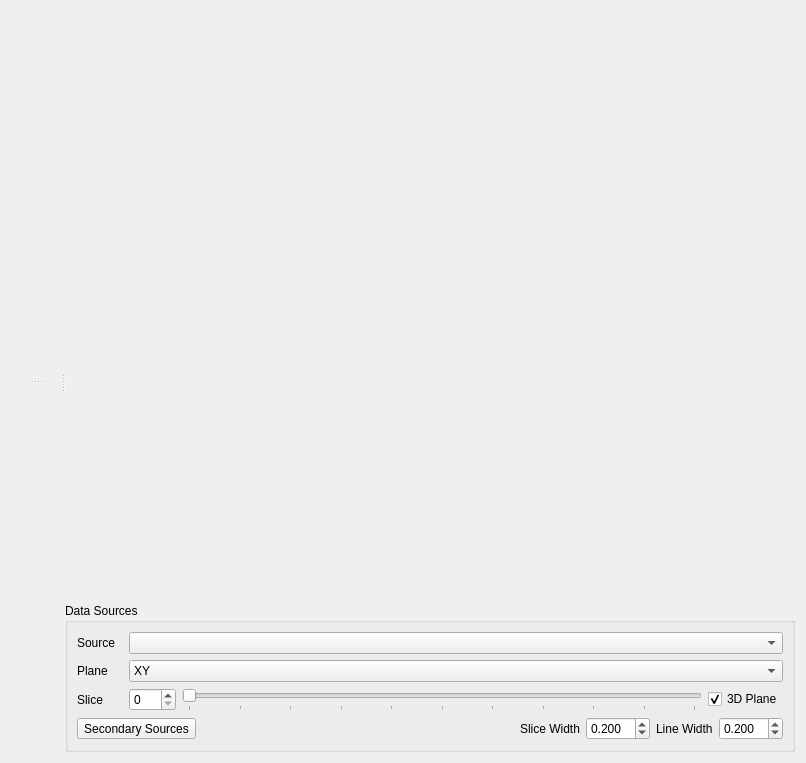
<?xml version="1.0" encoding="UTF-8"?>
<ui version="4.0">
 <class>Draw2DView</class>
 <widget class="QWidget" name="Draw2DView">
  <property name="geometry">
   <rect>
    <x>0</x>
    <y>0</y>
    <width>806</width>
    <height>763</height>
   </rect>
  </property>
  <property name="windowTitle">
   <string>Form</string>
  </property>
  <layout class="QGridLayout" name="gridLayout">
   <item row="0" column="0">
    <widget class="QSplitter" name="vsplit">
     <property name="orientation">
      <enum>Qt::Horizontal</enum>
     </property>
     <widget class="QSplitter" name="hsplit">
      <property name="minimumSize">
       <size>
        <width>50</width>
        <height>0</height>
       </size>
      </property>
      <property name="orientation">
       <enum>Qt::Vertical</enum>
      </property>
      <property name="childrenCollapsible">
       <bool>false</bool>
      </property>
      <widget class="QWidget" name="drawWidgetTL" native="true"/>
      <widget class="QWidget" name="drawWidgetBL" native="true"/>
     </widget>
     <widget class="QWidget" name="verticalLayoutWidget">
      <layout class="QVBoxLayout" name="mainLayout">
       <item>
        <widget class="QWidget" name="drawWidget" native="true">
         <property name="sizePolicy">
          <sizepolicy hsizetype="MinimumExpanding" vsizetype="MinimumExpanding">
           <horstretch>0</horstretch>
           <verstretch>0</verstretch>
          </sizepolicy>
         </property>
         <property name="focusPolicy">
          <enum>Qt::StrongFocus</enum>
         </property>
        </widget>
       </item>
       <item>
        <widget class="QGroupBox" name="dataGroup">
         <property name="sizePolicy">
          <sizepolicy hsizetype="Preferred" vsizetype="Fixed">
           <horstretch>0</horstretch>
           <verstretch>0</verstretch>
          </sizepolicy>
         </property>
         <property name="title">
          <string>Data Sources</string>
         </property>
         <layout class="QVBoxLayout" name="verticalLayout_2">
          <item>
           <layout class="QHBoxLayout" name="horizontalLayout_3">
            <property name="topMargin">
             <number>0</number>
            </property>
            <item>
             <widget class="QLabel" name="label_2">
              <property name="sizePolicy">
               <sizepolicy hsizetype="Fixed" vsizetype="Preferred">
                <horstretch>0</horstretch>
                <verstretch>0</verstretch>
               </sizepolicy>
              </property>
              <property name="minimumSize">
               <size>
                <width>46</width>
                <height>0</height>
               </size>
              </property>
              <property name="text">
               <string>Source</string>
              </property>
             </widget>
            </item>
            <item>
             <widget class="QComboBox" name="sourceBox">
              <property name="sizePolicy">
               <sizepolicy hsizetype="Ignored" vsizetype="Fixed">
                <horstretch>0</horstretch>
                <verstretch>0</verstretch>
               </sizepolicy>
              </property>
              <property name="toolTip">
               <string>Select the source image to view</string>
              </property>
             </widget>
            </item>
           </layout>
          </item>
          <item>
           <layout class="QHBoxLayout" name="horizontalLayout_4">
            <property name="topMargin">
             <number>0</number>
            </property>
            <item>
             <widget class="QLabel" name="planeLabel">
              <property name="sizePolicy">
               <sizepolicy hsizetype="Fixed" vsizetype="Preferred">
                <horstretch>0</horstretch>
                <verstretch>0</verstretch>
               </sizepolicy>
              </property>
              <property name="minimumSize">
               <size>
                <width>46</width>
                <height>0</height>
               </size>
              </property>
              <property name="text">
               <string>Plane</string>
              </property>
             </widget>
            </item>
            <item>
             <widget class="QComboBox" name="planeBox">
              <property name="sizePolicy">
               <sizepolicy hsizetype="Ignored" vsizetype="Fixed">
                <horstretch>0</horstretch>
                <verstretch>0</verstretch>
               </sizepolicy>
              </property>
              <property name="toolTip">
               <string>Select the plane at which to view the source image</string>
              </property>
              <item>
               <property name="text">
                <string>XY</string>
               </property>
              </item>
              <item>
               <property name="text">
                <string>YZ</string>
               </property>
              </item>
              <item>
               <property name="text">
                <string>XZ</string>
               </property>
              </item>
             </widget>
            </item>
           </layout>
          </item>
          <item>
           <layout class="QHBoxLayout" name="horizontalLayout">
            <item>
             <widget class="QLabel" name="sliceLabel">
              <property name="sizePolicy">
               <sizepolicy hsizetype="Fixed" vsizetype="Preferred">
                <horstretch>0</horstretch>
                <verstretch>0</verstretch>
               </sizepolicy>
              </property>
              <property name="minimumSize">
               <size>
                <width>46</width>
                <height>0</height>
               </size>
              </property>
              <property name="text">
               <string>Slice</string>
              </property>
             </widget>
            </item>
            <item>
             <widget class="QSpinBox" name="imageBox">
              <property name="sizePolicy">
               <sizepolicy hsizetype="Fixed" vsizetype="Fixed">
                <horstretch>0</horstretch>
                <verstretch>0</verstretch>
               </sizepolicy>
              </property>
              <property name="toolTip">
               <string>Slice number/position being viewed</string>
              </property>
              <property name="maximum">
               <number>999</number>
              </property>
             </widget>
            </item>
            <item>
             <widget class="QSlider" name="imageSlider">
              <property name="sizePolicy">
               <sizepolicy hsizetype="Expanding" vsizetype="MinimumExpanding">
                <horstretch>0</horstretch>
                <verstretch>0</verstretch>
               </sizepolicy>
              </property>
              <property name="toolTip">
               <string>Set slice number/position</string>
              </property>
              <property name="maximum">
               <number>10</number>
              </property>
              <property name="pageStep">
               <number>1</number>
              </property>
              <property name="orientation">
               <enum>Qt::Horizontal</enum>
              </property>
              <property name="invertedControls">
               <bool>false</bool>
              </property>
              <property name="tickPosition">
               <enum>QSlider::TicksBelow</enum>
              </property>
              <property name="tickInterval">
               <number>1</number>
              </property>
             </widget>
            </item>
            <item>
             <widget class="QCheckBox" name="indicatorBox">
              <property name="toolTip">
               <string>Show the view plane indicator in the 3D view</string>
              </property>
              <property name="text">
               <string>3D Plane</string>
              </property>
              <property name="checked">
               <bool>true</bool>
              </property>
             </widget>
            </item>
           </layout>
          </item>
          <item>
           <layout class="QHBoxLayout" name="horizontalLayout_2">
            <property name="topMargin">
             <number>0</number>
            </property>
            <item>
             <widget class="QToolButton" name="secondsButton">
              <property name="toolTip">
               <string>Select secondary images/meshes to view in conjunction with source image</string>
              </property>
              <property name="text">
               <string>Secondary Sources</string>
              </property>
             </widget>
            </item>
            <item>
             <spacer name="horizontalSpacer">
              <property name="orientation">
               <enum>Qt::Horizontal</enum>
              </property>
              <property name="sizeHint" stdset="0">
               <size>
                <width>40</width>
                <height>20</height>
               </size>
              </property>
             </spacer>
            </item>
            <item>
             <widget class="QLabel" name="label">
              <property name="text">
               <string>Slice Width</string>
              </property>
             </widget>
            </item>
            <item>
             <widget class="QDoubleSpinBox" name="sliceWidthBox">
              <property name="toolTip">
               <string>Width of slices of images view at angles</string>
              </property>
              <property name="decimals">
               <number>3</number>
              </property>
              <property name="minimum">
               <double>0.001000000000000</double>
              </property>
              <property name="singleStep">
               <double>0.200000000000000</double>
              </property>
              <property name="value">
               <double>0.200000000000000</double>
              </property>
             </widget>
            </item>
            <item>
             <widget class="QLabel" name="label_3">
              <property name="text">
               <string>Line Width</string>
              </property>
             </widget>
            </item>
            <item>
             <widget class="QDoubleSpinBox" name="lineWidthBox">
              <property name="toolTip">
               <string>Width of mesh lines</string>
              </property>
              <property name="decimals">
               <number>3</number>
              </property>
              <property name="minimum">
               <double>0.001000000000000</double>
              </property>
              <property name="singleStep">
               <double>0.200000000000000</double>
              </property>
              <property name="value">
               <double>0.200000000000000</double>
              </property>
             </widget>
            </item>
           </layout>
          </item>
         </layout>
        </widget>
       </item>
      </layout>
     </widget>
    </widget>
   </item>
  </layout>
 </widget>
 <resources/>
 <connections/>
</ui>
